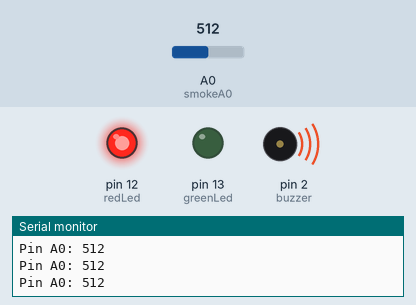
A sketch run on a simulated Arduino Uno, built with avr-gcc and run on an emulated ATmega328P. Shown: output pins drawn as LEDs (lit = HIGH), buzzer (waves = sounding), the last lines printed to the serial monitor. The inputs (shaded band) are chosen by the test bench; at power-on: A0 (smokeA0) = 512.

Above: at 1.2 s.
1.3 s: A0 (smokeA0) set to 414
2.8 s: A0 (smokeA0) set to 386
At 3.7 s:
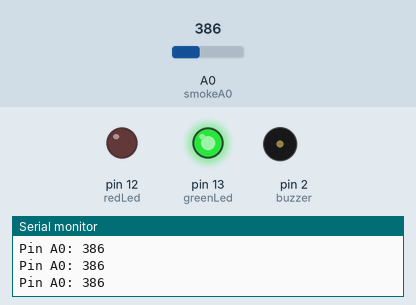
4.3 s: A0 (smokeA0) set to 410
At 5.0 s:
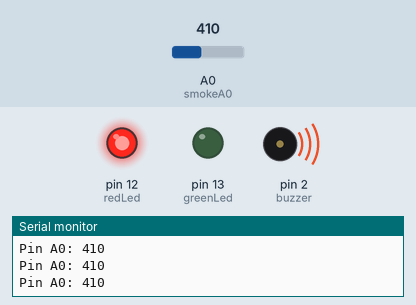
5.8 s: A0 (smokeA0) set to 390
At 6.4 s:
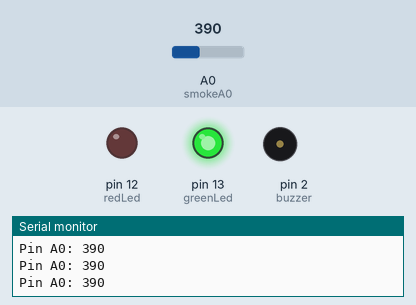
Timing chart, 0 to 8.3 s (numbered marks = the images above; inputs shaded):
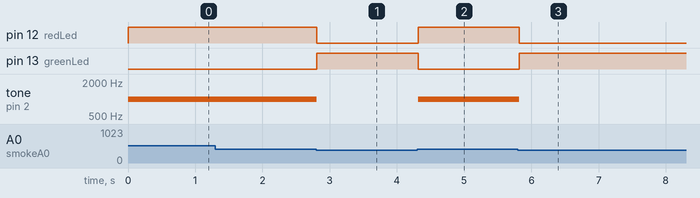

Measured:
- the behaviour switches between 401 and 400 on A0 (smokeA0) (found by bisection; images 0 and 1)
- after the input at 2.8 s, pin 12 (redLed): HIGH → LOW at once; pin 13 (greenLed): LOW → HIGH at once; tone on pin 2 (buzzer): 1000 Hz → silent at once
- after the input at 4.3 s, pin 12 (redLed): LOW → HIGH at once; pin 13 (greenLed): HIGH → LOW at once; tone on pin 2 (buzzer): silent → 1000 Hz at once
- after the input at 5.8 s, pin 12 (redLed): HIGH → LOW at once; pin 13 (greenLed): LOW → HIGH at once; tone on pin 2 (buzzer): 1000 Hz → silent at once

The sketch:

smoke_detector.ino
```cpp
/*
_name_: Smoke detector
_autor_: Mohamed Amine Ben Ammar
_date_: 16/08/2018
*/

int redLed = 12;
int greenLed = 13;
int buzzer = 2;
int smokeA0 = A0;

int sensorThres = 400;

void setup() {
  pinMode(redLed, OUTPUT);
  pinMode(greenLed, OUTPUT);
  pinMode(buzzer, OUTPUT);
  pinMode(smokeA0, INPUT);
  Serial.begin(9600);
}

void loop() {
  int analogSensor = analogRead(smokeA0);

  Serial.print("Pin A0: ");
  Serial.println(analogSensor);

  if (analogSensor > sensorThres)
  {
    digitalWrite(redLed, HIGH);
    digitalWrite(greenLed, LOW);
    tone(buzzer, 1000, 200);
  }
  else
  {
    digitalWrite(redLed, LOW);
    digitalWrite(greenLed, HIGH);
    noTone(buzzer);
  }
  delay(100);
}
```
